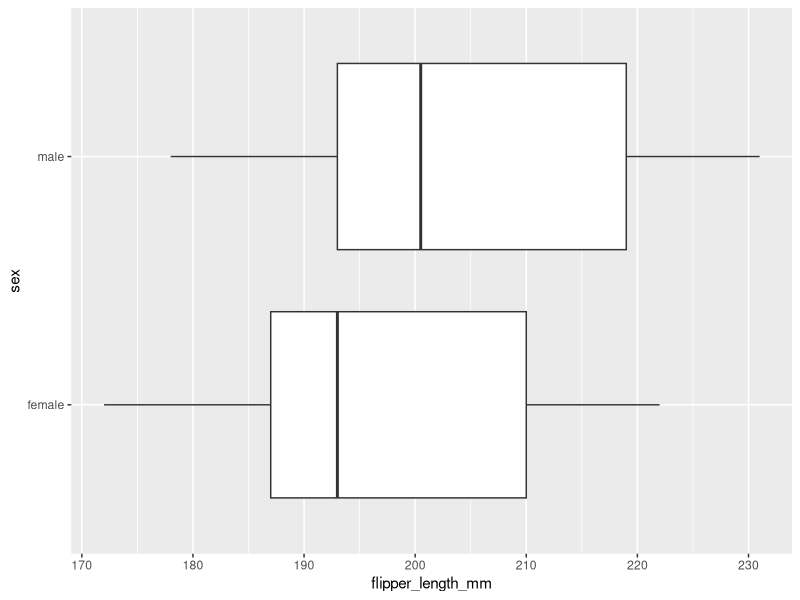
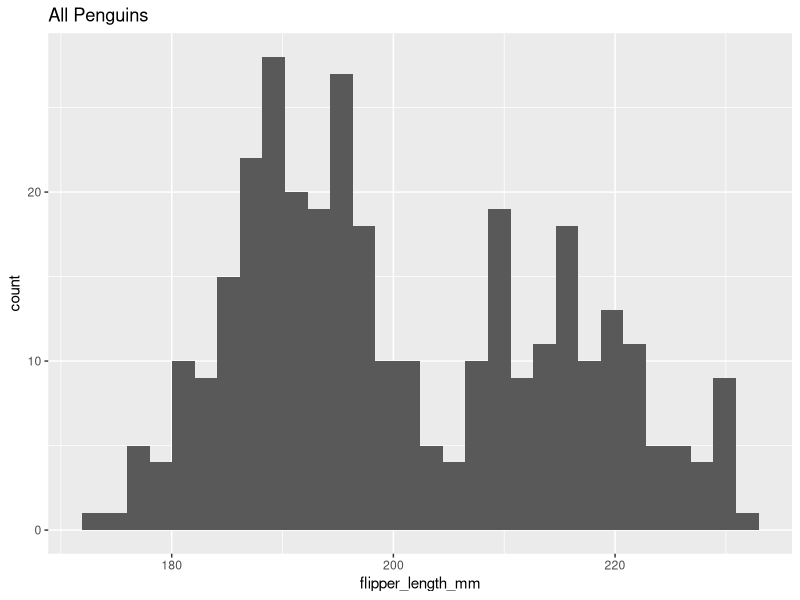
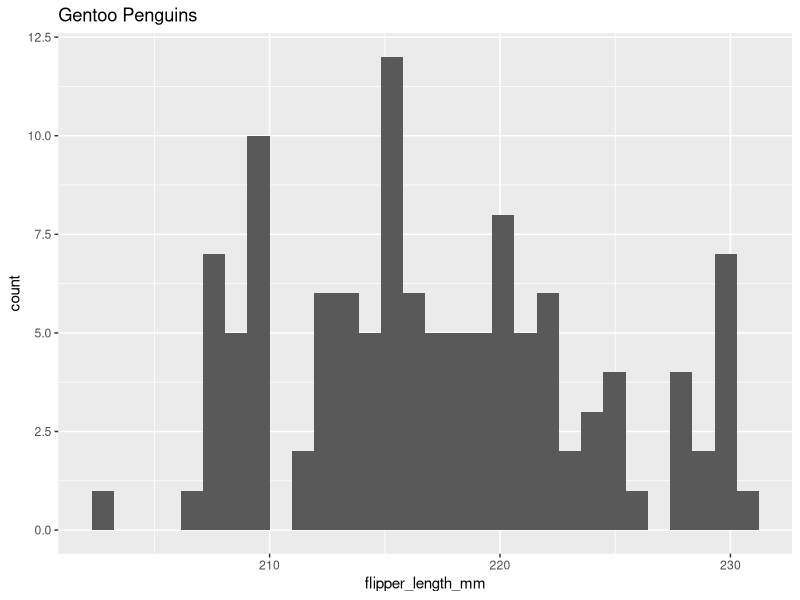
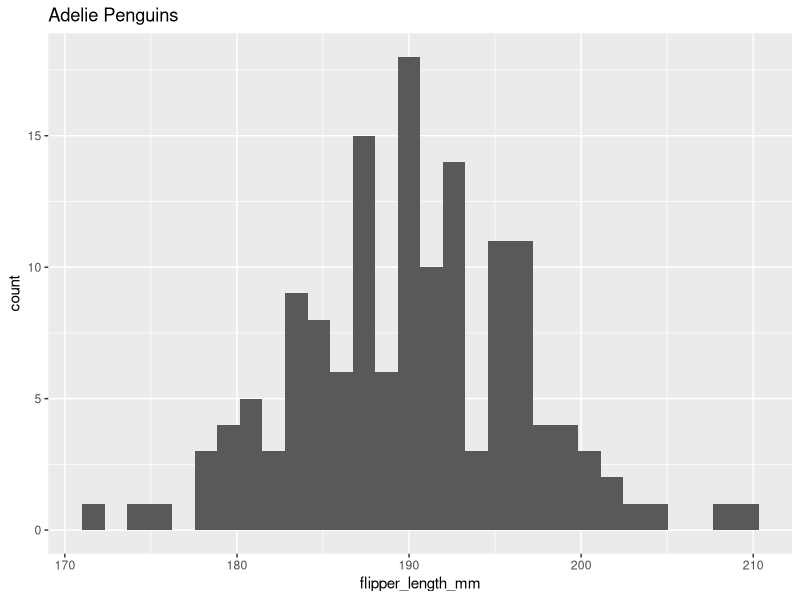
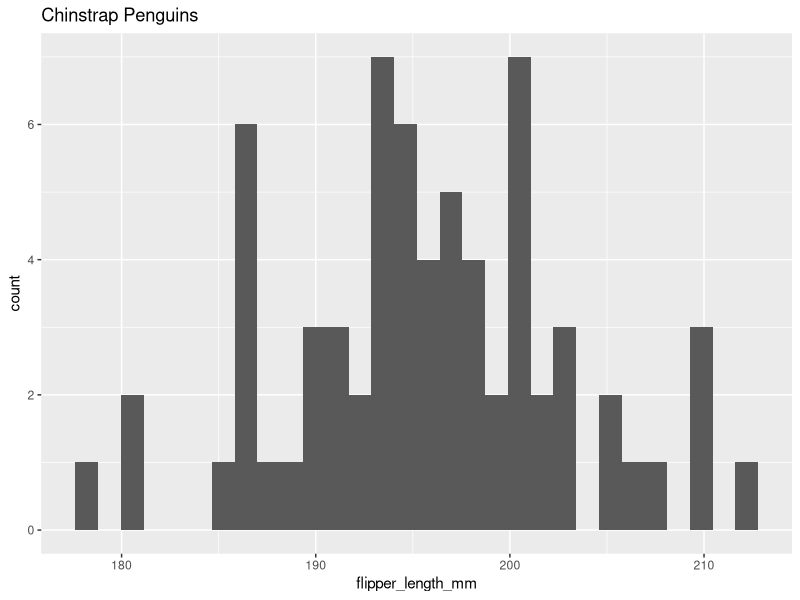

Recreate these plots in R, in order.
## ---- chunk 1
###########################
# R Instructions 
###########################

# R code chunks are always in a shaded block of your RMarkdown homework document and have a little green arrow in the upper right hand corner that allows you to only evaluate the R code, rather than knit the entire document. Make sure you run this chunk of R code before you try to run any of the following ones! 

###########################
# DEFAULT SETTINGS 
###########################

knitr::opts_chunk$set(message = FALSE) # include this if you don't want markdown to knit messages
knitr::opts_chunk$set(warning = FALSE) # include this if you don't want markdown to knit warnings
knitr::opts_chunk$set(echo=TRUE) # set echo=FALSE to hide code from html output

###########################
# LIBRARIES
###########################
library(ggplot2)
library(dplyr)
library(patchwork)
library(tidyverse)
## ---- chunk 2
samp_mean <- (76+86+70+92+88+91)/6  ##mean
samp_mean
# 70, 76, 86, 88, 91, 92  ##sorted data 
samp_var <- (1/5)*((76-samp_mean)^2+(86-samp_mean)^2+(70-samp_mean)^2+(92-samp_mean)^2+(88-samp_mean)^2+(91-samp_mean)^2) ##variance
samp_var 
samp_sd <- sqrt(samp_var)  ##standard deviation
samp_sd
## ---- chunk 3
2/6  #part (b)

1/6 * 3  #part (c)
1/6 * 4
## ---- chunk 4
(76-samp_mean)/samp_sd
(86-samp_mean)/samp_sd
(70-samp_mean)/samp_sd
(92-samp_mean)/samp_sd
(88-samp_mean)/samp_sd
(91-samp_mean)/samp_sd
## ---- chunk 5
library(palmerpenguins)
Penguins <- penguins %>% na.omit()
head(Penguins)
## ---- chunk 6
Penguins %>% ggplot(aes(x=flipper_length_mm, y=sex)) + geom_boxplot()
## ---- chunk 7
Penguins %>% 
  ggplot(aes(x=flipper_length_mm)) + geom_histogram(bins=30) + 
  labs(title="All Penguins")
## ---- chunk 8
Penguins %>% filter(species=="Gentoo") %>%   
  ggplot(aes(x=flipper_length_mm)) + geom_histogram(bins=30) +
  labs(title="Gentoo Penguins")
## Note: The filter function let's us analyze specific observational units (rows) of the data set 
##       based on a particular value of some variable(s) (column)
## ---- chunk 9
Penguins %>% filter(species=="Adelie") %>%   
  ggplot(aes(x=flipper_length_mm)) + geom_histogram(bins=30) +
  labs(title="Adelie Penguins")
## ---- chunk 10
Penguins %>% filter(species=="Chinstrap") %>%   
  ggplot(aes(x=flipper_length_mm)) + geom_histogram(bins=30) +
  labs(title="Chinstrap Penguins")
